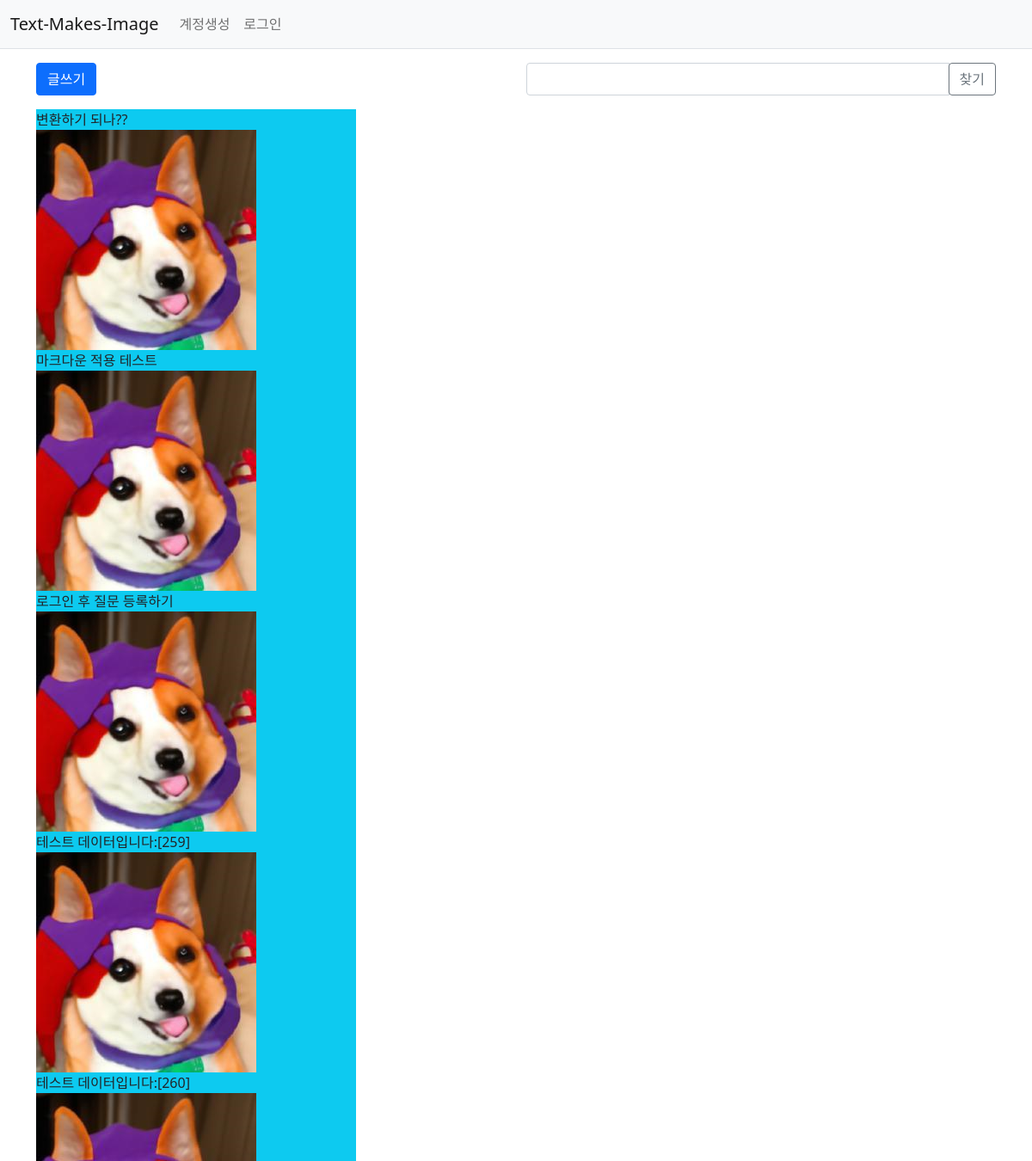
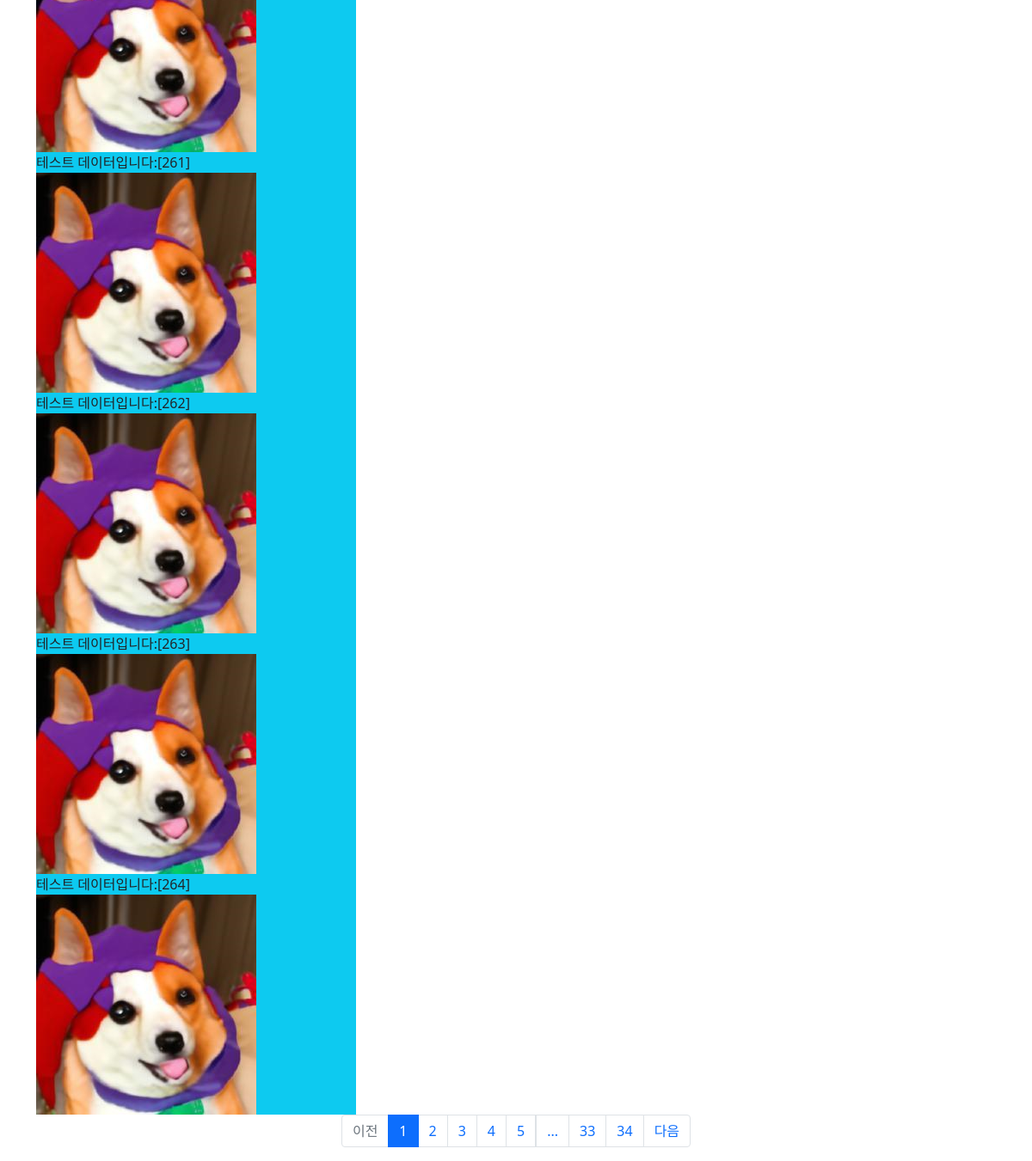
Page /question/list/ on the committed database (2 pictures, top to bottom).
### pybo/models.py (models this page shows)
class Question(db.Model):   # 모든 모델의 기본 클래스인 db.Model을 상속. db는 __init__.py에서 생성한 SQLAlchemy 객체.
    id = db.Column(db.Integer, primary_key=True)
    subject = db.Column(db.String(200), nullable=False)
    content = db.Column(db.Text(), nullable=False)
    create_date = db.Column(db.DateTime(), nullable=False)
    user_id = db.Column(db.Integer, db.ForeignKey('user.id', ondelete='CASCADE'), nullable=False)
    user = db.relationship('User', backref=db.backref('question_set'))
    modify_date = db.Column(db.DateTime(), nullable=True)
    voter = db.relationship('User', secondary=question_voter, backref=db.backref('question_voter_set'))

### pybo/views/question_views.py (the view, shortened to what this page needs)
@bp.route('/list/')
def _list():
    page = request.args.get('page', type=int, default=1)    # 페이지
    kw = request.args.get('kw', type=str, default='')
    question_list = Question.query.order_by(Question.create_date.desc())
    question_list = question_list.paginate(page, per_page=9)
    return render_template('question/question_list.html', question_list=question_list, page=page, kw=kw)

### pybo/views/auth_views.py (called while the page is built)
@bp.before_app_request  # 이 애너테이션 적용 시 라우트 함수보다 먼저 실행됨
def load_logged_in_user():
    user_id = session.get('user_id')
    if user_id is None:
        g.user = None   # g는 플라스크가 제공하는 컨텍스트 변수
    else:
        g.user = User.query.get(user_id)

### pybo/templates/question/question_list.html (shortened to what this page needs)
{% extends 'base.html' %}
{% block content %}
<div class="container my-3">
    <div class="row my-3">
        <div class="col-6">
            <a href="{{ url_for('question.create') }}" class="btn btn-primary">글쓰기</a>
        </div>
        <div class="col-6">
            <div class="input-group">
                <input type="text" id="search_kw" class="form-control" value="{{ kw or '' }}">
                <div class="input-group-append">
                    <button class="btn btn-outline-secondary" type="button" id="btn_search">찾기</button>
                </div>
            </div>
        </div>
    </div>
    {% if question_list %}
    <div class="grid-contaier row">
    {% for question in question_list.items %}
        <article class="location-listing">
          <div class="location-header bg-info col-md-4">{{ question.subject }}
                    <div class="location-image">
                        <a href="{{ url_for('question.detail', question_id=question.id) }}">
                            <img src="{{url_for('static', filename='images/image01.png')}}"/>
                        </a>
                    </div>
              </div>
        </article>
    {% endfor %}
    </div>
    {% else %}-->
        <div>게시물이 없습니다.</div>
    {% endif %}
<ul class="pagination justify-content-center">
    {% if question_list.has_prev %}
    <li class="page-item">
        <a class="page-link" data-page="{{ question_list.prev_num }}" href="javascript:void(0)">이전</a>
    </li>
    {% else %}
    <li class="page-item disabled">
        <a class="page-link" tabindex="-1" aria-disabled="true" href="javascript:void(0)">이전</a>
    </li>
    {% endif %}
    {% for page_num in question_list.iter_pages() %}
    {% if page_num %}
    {% if page_num != question_list.page %}
    <li class="page-item">
        <a class="page-link" data-page="{{ page_num }}" href="javascript:void(0)">{{ page_num }}</a>
    </li>
    {% else %}
    <li class="page-item active" aria-current="page">
        <a class="page-link" href="#">{{ page_num }}</a>
    </li>
    {% endif %}
    {% else %}
    <li class="disabled">
        <a class="page-link" href="javascript:void(0)">...</a>
    </li>
    {% endif %}
    {% endfor %}
    {% if question_list.has_next %}
    <li class="page-item">
        <a class="page-link" data-page="{{ question_list.next_num }}" href="javascript:void(0)">다음</a>
    </li>
    {% else %}
    <li class="page-item disabled">
        <a class="page-link" tabindex="-1" aria-disabled="true" href="javascript:void(0)">다음</a>
    </li>
    {% endif %}
</ul>
</div>
{% endblock %}

### pybo/templates/base.html (shortened to what this page needs)
<!doctype html>
<html lang="ko">
<head>
    <link rel="stylesheet" href="{{ url_for('static', filename='bootstrap.min.css') }}">
    <link rel="stylesheet" href="{{ url_for('static', filename='style.css') }}">
</head>
<body>
{% include "navbar.html" %}
{% block content %}
{% endblock %}
</body>
</html>

### pybo/templates/navbar.html (shortened to what this page needs)
<nav class="navbar navbar-expand-lg navbar-light bg-light border-bottom">
    <div class="container-fluid">
        <a class="navbar-brand" href="{{ url_for('main.index') }}">Text-Makes-Image</a>
        <div class="collapse navbar-collapse" id="navbarSupportedContent">
            <ul class="navbar-nav me-auto mb-2 mb-lg-0">
                {% if not g.user %}
                <li class="nav-item">
                    <a class="nav-link" href="{{ url_for('auth.signup') }}">계정생성</a>
                </li>
                <li class="nav-item">
                    <a class="nav-link" href="{{ url_for('auth.login') }}">로그인</a>
                </li>
                {% endif %}
            </ul>
        </div>
    </div>
</nav>

### rows in the picture
Question: subject "변환하기 되나??"
Question: subject "마크다운 적용 테스트"
Question: subject "로그인 후 질문 등록하기"
Question: subject "테스트 데이터입니다:[259]"
Question: subject "테스트 데이터입니다:[260]"
Question: subject "테스트 데이터입니다:[261]"
Question: subject "테스트 데이터입니다:[262]"
Question: subject "테스트 데이터입니다:[263]"
Question: subject "테스트 데이터입니다:[264]"

### other values in the picture
{{ page_num }} "1"
{{ page_num }} "2" "3" "4" "5" "33" "34"
